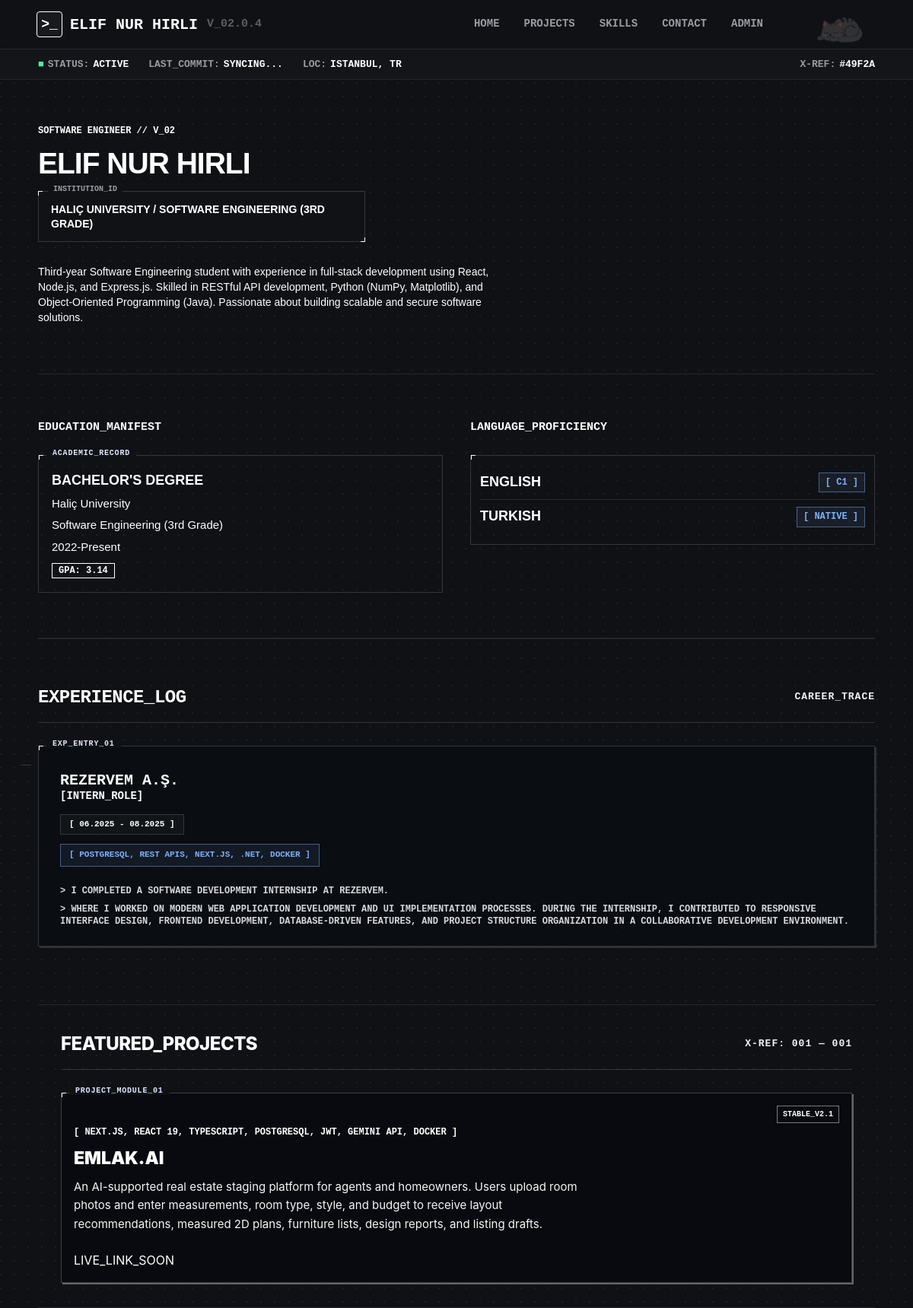
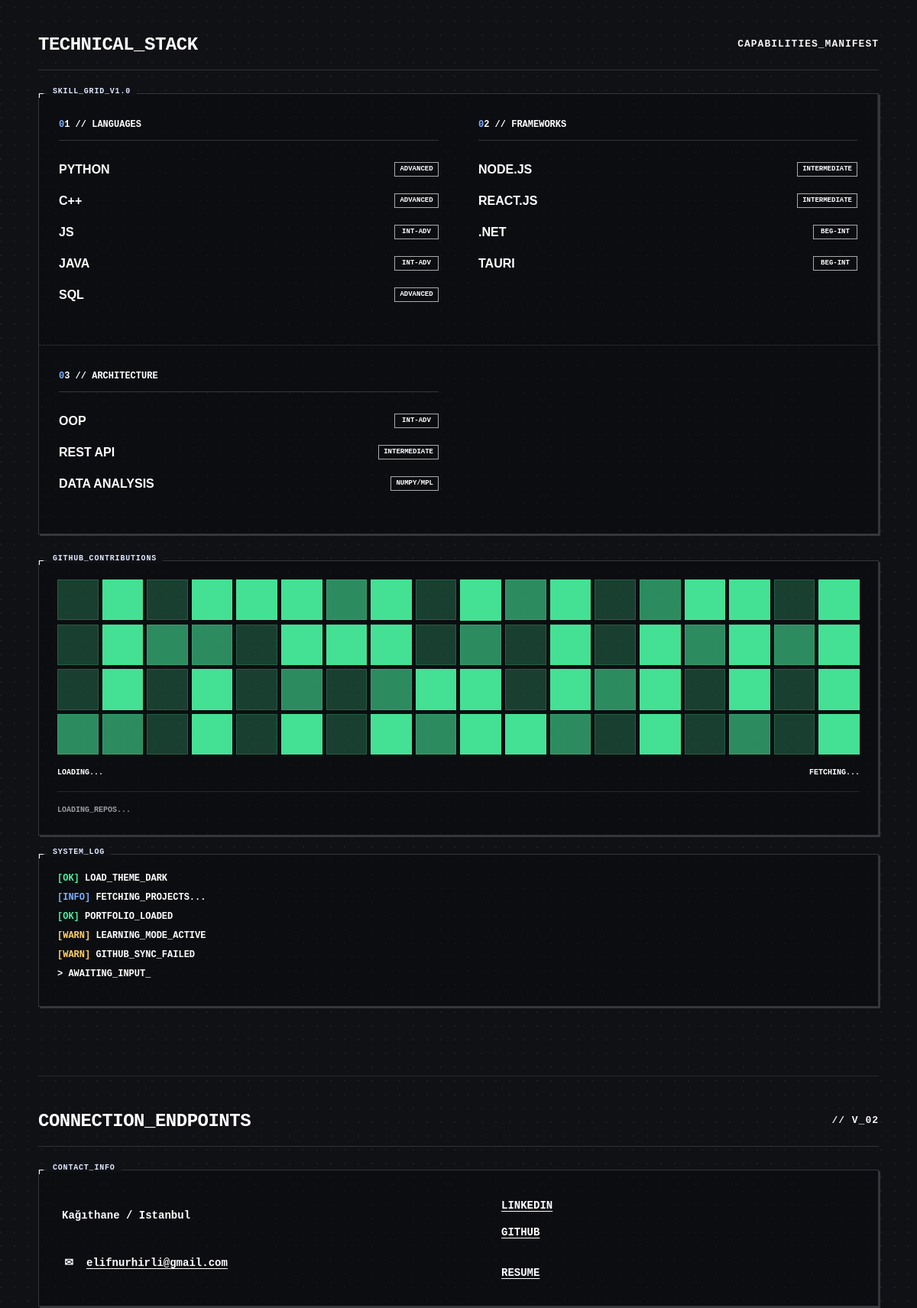
The page / (upper part) on the database its author committed (2 pictures, top to bottom).
### tables this page shows
CREATE TABLE `experience` (
  `id` int(11) NOT NULL AUTO_INCREMENT,
  `company` varchar(120) NOT NULL,
  `role` varchar(120) NOT NULL,
  `start_date` date DEFAULT NULL,
  `end_date` date DEFAULT NULL,
  `technologies` varchar(255) DEFAULT NULL,
  `details` text NOT NULL,
  `sort_order` int(11) NOT NULL DEFAULT 0,
  `created_at` timestamp NOT NULL DEFAULT current_timestamp(),
  PRIMARY KEY (`id`)
);

CREATE TABLE `projects` (
  `id` int(11) NOT NULL AUTO_INCREMENT,
  `title` varchar(100) NOT NULL,
  `description` text NOT NULL,
  `technologies` varchar(255) NOT NULL,
  `image` varchar(255) DEFAULT NULL,
  `github_link` varchar(255) DEFAULT NULL,
  `live_link` varchar(255) DEFAULT NULL,
  `created_at` timestamp NOT NULL DEFAULT current_timestamp(),
  `status` varchar(30) DEFAULT 'completed',
  PRIMARY KEY (`id`)
);

### index.php (the view, shortened to what this page needs)
<?php include "includes/header.php"; ?>
<?php include "includes/navbar.php"; ?>
<?php include "config/database.php"; ?>
<?php
function e($value) {
    return htmlspecialchars($value ?? '', ENT_QUOTES, 'UTF-8');
}
?>
<main>
    <section class="hero-terminal">
        <div class="status-bar">
            <span><span class="status-dot">■</span> STATUS: <strong>ACTIVE</strong></span>
            <span>LAST_COMMIT: <strong id="last-commit">SYNCING...</strong></span>
            <span>LOC: <strong>ISTANBUL, TR</strong></span>
            <span class="xref">X-REF: <strong>#49F2A</strong></span>
        </div>
        <p class="hero-label">SOFTWARE ENGINEER</p>
        <h1 class="hero-title">ELIF NUR HIRLI</h1>
        <div class="hero-box">
            <span>INSTITUTION_ID</span>
            HALIÇ UNIVERSITY / SOFTWARE ENGINEERING (3RD GRADE)
        </div>
        <p class="hero-desc">
            Third-year Software Engineering student with experience in full-stack development
            using React, Node.js, and Express.js. Skilled in RESTful API development, Python
            (NumPy, Matplotlib), and Object-Oriented Programming (Java). Passionate about
            building scalable and secure software solutions.
        </p>
    </section>
    <section class="dashboard-grid">
        <div class="dashboard-block">
            <h2 class="section-title">EDUCATION_MANIFEST</h2>
            <div class="terminal-panel">
                <span class="panel-title">ACADEMIC_RECORD</span>
                <p class="terminal-line degree"><strong>BACHELOR'S DEGREE</strong></p>
                <p class="terminal-line">Haliç University</p>
                <p class="terminal-line">Software Engineering (3rd Grade)</p>
                <p class="terminal-line">2022-Present</p>
                <p class="terminal-line"><span class="gpa">GPA: 3.14</span></p>
            </div>
        </div>
        <div class="dashboard-block">
            <h2 class="section-title">LANGUAGE_PROFICIENCY</h2>
            <div class="terminal-panel language-panel">
                <div class="language-row">
                    <strong>ENGLISH</strong>
                    <span>[ C1 ]</span>
                </div>
                <div class="language-row">
                    <strong>TURKISH</strong>
                    <span>[ NATIVE ]</span>
                </div>
            </div>
        </div>
    </section>
    <section class="experience-log">
        <div class="section-header">
            <h2>EXPERIENCE_LOG</h2>
            <span>CAREER_TRACE</span>
        </div>
        <div class="experience-grid">
            <?php
            $experienceQuery = "SELECT * FROM experience ORDER BY sort_order ASC, start_date DESC";
            $experienceResult = mysqli_query($conn, $experienceQuery);
            if ($experienceResult && mysqli_num_rows($experienceResult) > 0) {
                $entryNumber = 1;
                while ($experience = mysqli_fetch_assoc($experienceResult)) {
                    $lines = array_filter(array_map('trim', explode("\n", $experience['details'] ?? '')));
                    $startDate = !empty($experience['start_date']) ? date('m.Y', strtotime($experience['start_date'])) : '';
                    $endDate = !empty($experience['end_date']) ? date('m.Y', strtotime($experience['end_date'])) : 'Present';
            ?>
                    <article class="experience-card">
                        <span class="panel-title">EXP_ENTRY_<?php echo str_pad((string) $entryNumber, 2, '0', STR_PAD_LEFT); ?></span>
                        <h3><?php echo e($experience['company']); ?></h3>
                        <p class="experience-role">[<?php echo e($experience['role']); ?>]</p>
                        <p class="experience-period">[ <?php echo e($startDate); ?> - <?php echo e($endDate); ?> ]</p>
                        <?php if (!empty($experience['technologies'])) { ?>
                            <p class="experience-tech">[ <?php echo e($experience['technologies']); ?> ]</p>
                        <?php } ?>
                        <div class="experience-lines">
                            <?php foreach ($lines as $line) { ?>
                                <p>&gt; <?php echo e($line); ?></p>
                            <?php } ?>
                        </div>
                    </article>
            <?php
                    $entryNumber++;
                }
            } else {
                echo "<p class='empty-message'>NO_EXPERIENCE_LOG_FOUND</p>";
            }
            ?>
        </div>
    </section>
    <section class="featured-projects">
        <div class="section-header">
            <h2>FEATURED_PROJECTS</h2>
            <span>X-REF: 001 — 001</span>
        </div>
        <?php
        $query = "SELECT * FROM projects ORDER BY created_at DESC LIMIT 1";
        $result = mysqli_query($conn, $query);
        while ($project = mysqli_fetch_assoc($result)) {
        ?>
            <div class="featured-card">
                <span class="panel-title">PROJECT_MODULE_01</span>
                <div class="project-meta">
                    <span>[ <?php echo strtoupper($project['technologies']); ?> ]</span>
                </div>
                <h3><?php echo strtoupper($project['title']); ?></h3>
                <p><?php echo $project['description']; ?></p>
                <?php if (!empty($project['live_link'])) { ?>
                    <a href="<?php echo $project['live_link']; ?>" target="_blank">
                        <?php echo strtoupper(parse_url($project['live_link'], PHP_URL_HOST) ?: 'LIVE_DEMO'); ?> ↗
                    </a>
                <?php } else { ?>
                    <span>LIVE_LINK_SOON</span>
                <?php } ?>
            </div>
        <?php } ?>
    </section>
    <section class="technical-stack" id="skills">
    <div class="section-header">
        <h2>TECHNICAL_STACK</h2>
        <span>CAPABILITIES_MANIFEST</span>
    </div>
    <div class="stack-layout">
        <div class="skills-grid">
            <span class="panel-title">SKILL_GRID_V1.0</span>
            <div class="skill-column">
                <h4>01 // LANGUAGES</h4>
                <div class="skill-row">
                    <span>PYTHON</span>
                    <small>ADVANCED</small>
                </div>
                <div class="skill-row">
                    <span>C++</span>
                    <small>ADVANCED</small>
                </div>
                <div class="skill-row">
                    <span>JS</span>
                    <small>INT-ADV</small>
                </div>
                <div class="skill-row">
                    <span>JAVA</span>
                    <small>INT-ADV</small>
                </div>
                <div class="skill-row">
                    <span>SQL</span>
                    <small>ADVANCED</small>
                </div>
            </div>
            <div class="skill-column">
                <h4>02 // FRAMEWORKS</h4>
                <div class="skill-row">
                    <span>NODE.JS</span>
                    <small>INTERMEDIATE</small>
                </div>
                <div class="skill-row">
                    <span>REACT.JS</span>
                    <small>INTERMEDIATE</small>
                </div>
                <div class="skill-row">
                    <span>.NET</span>
                    <small>BEG-INT</small>
                </div>
                <div class="skill-row">
                    <span>TAURI</span>
                    <small>BEG-INT</small>
                </div>
            </div>
            <div class="skill-column">
                <h4>03 // ARCHITECTURE</h4>
                <div class="skill-row">
                    <span>OOP</span>
                    <small>INT-ADV</small>
                </div>
                <div class="skill-row">
                    <span>REST API</span>
                    <small>INTERMEDIATE</small>
                </div>
                <div class="skill-row">
                    <span>DATA ANALYSIS</span>
                    <small>NUMPY/MPL</small>
                </div>
            </div>
        </div>
        <div class="stack-side">
            <div class="mini-panel">
                <span class="panel-title">GITHUB_CONTRIBUTIONS</span>
                <div class="contribution-grid small">
                    <?php for ($i = 0; $i < 72; $i++) { ?>
                        <span></span>
                    <?php } ?>
                </div>
                <div class="mini-panel-footer">
                    <span id="repo-count">LOADING...</span>
                    <span id="github-user">FETCHING...</span>
                </div>
                <div class="repo-list" id="repo-list">
                    <span>LOADING_REPOS...</span>
                </div>
            </div>
            <div class="mini-panel" id="system-log">
                <span class="panel-title">SYSTEM_LOG</span>
                <p class="terminal-line"><span class="ok">[OK]</span> LOAD_THEME_DARK</p>
                <p class="terminal-line"><span class="info">[INFO]</span> FETCHING_PROJECTS...</p>
                <p class="terminal-line"><span class="ok">[OK]</span> PORTFOLIO_LOADED</p>
                <p class="terminal-line"><span class="warn">[WARN]</span> LEARNING_MODE_ACTIVE</p>
                <p class="terminal-line">> AWAITING_INPUT_</p>
            </div>
        </div>
    </div>
</section>
<?php include "includes/connection_endpoint.php"; ?>
</main>
<?php include "includes/footer.php"; ?>

### assets/css/main.css (style rules this page uses)
* { margin: 0; padding: 0; box-sizing: border-box; }
:root { --bg: #101115; --bg-soft: #15161a; --panel: #111216; --panel-strong: #15161b; --text: #ffffff; --muted: #9b9ca3; --line: #34363d; --line-soft: #25272d; --accent: #d9ff65; --accent-2: #49f2a0; --danger: #ff5f57; --max-width: 1480px; --page-gutter: max(50px, calc((100vw - var(--max-width)) / 2)); }
html { scroll-behavior: smooth; }
body { min-height: 100vh; font-family: "Courier New", Courier, monospace; background: radial-gradient(circle at 1px 1px, rgba(255, 255, 255, 0.06) 1px, transparent 0) 0 0 / 18px 18px, var(--bg); color: var(--text); letter-spacing: 0; line-height: 1.55; overflow-x: hidden; }
main { width: min(calc(100% - 100px), var(--max-width)); margin: 0 auto; padding: 0; }
section { position: relative; }
section + section, .projects-container { border-top: 1px solid var(--line-soft); }
.section-header { display: flex; align-items: center; justify-content: space-between; border-bottom: 1px solid rgba(255, 255, 255, 0.15); padding-bottom: 14px; margin-bottom: 30px; }
.section-header h2 { margin: 0; font-size: 24px; font-weight: 800; letter-spacing: -0.5px; }
.section-header span { color: #f4f4f4; font-family: "Courier New", Courier, monospace; font-size: 13px; font-weight: 700; letter-spacing: 1px; }
.panel-title { position: absolute; top: -8px; left: 10px; display: inline-flex; background: var(--bg); padding: 0 8px; color: #dfe7ff; font-family: "Courier New", Courier, monospace; font-size: 10px; font-weight: 900; letter-spacing: 0.8px; line-height: 1; text-transform: uppercase; }
.panel-title::before { content: ""; position: absolute; left: -10px; top: 7px; width: 5px; height: 5px; border-top: 1px solid var(--text); border-left: 1px solid var(--text); }
.terminal-line { color: var(--text); font-family: Arial, Helvetica, sans-serif; font-size: 15px; line-height: 1.38; }
.terminal-line + .terminal-line { margin-top: 8px; }
.terminal-line strong { font-size: 18px; font-weight: 900; text-transform: uppercase; }
.terminal-line.degree { margin-bottom: 8px; }
.ok { color: var(--accent-2); }
.info { color: #7cb2ff; }
.warn { color: #ffd166; }
h1, h2, h3, p, a, span { overflow-wrap: anywhere; }

### assets/css/responsive.css (style rules this page uses)
@media (max-width: 1200px) { .stack-layout { grid-template-columns: 1fr; } }
@media (max-width: 1200px) { .skills-grid { grid-template-columns: repeat(2, minmax(0, 1fr)); } }
@media (max-width: 1200px) { .skill-column { border-right: 1px solid var(--line-soft); border-bottom: 1px solid var(--line-soft); } }
@media (max-width: 1200px) { .skill-column:nth-child(2n) { border-right: none; } }
@media (max-width: 1200px) { .skill-column:last-child { border-right: none; border-bottom: none; } }

### rows shown on the page
experience: entryNumber "01", company "REZERVEM A.Ş.", role "INTERN_ROLE", start_date "06.2025", end_date "08.2025", technologies "POSTGRESQL, REST APIS, NEXT.JS, .NET, DOCKER", details "I COMPLETED A SOFTWARE DEVELOPMENT INTERNSHIP AT REZERVEM.", details "WHERE I WORKED ON MODERN WEB APPLICATION DEVELOPMENT AND UI IMPLEMENTATION PROCESSES. DURING THE INTERNSHIP, I CONTRIBUTED TO RESPONSIVE INTERFACE DESIGN, FRONTEND DEVELOPMENT, DATABASE-DRIVEN FEATURES, AND PROJECT STRUCTURE ORGANIZATION IN A COLLABORATIVE DEVELOPMENT ENVIRONMENT."
projects: technologies "NEXT.JS, REACT 19, TYPESCRIPT, POSTGRESQL, JWT, GEMINI API, DOCKER", title "EMLAK.AI", description "An AI-supported real estate staging platform for agents and homeowners. Users upload room photos and enter measurements, room type, style, and budget to receive layout recommendations, measured 2D plans, furniture lists, design reports, and listing drafts.", live_link "LIVE_LINK_SOON"
